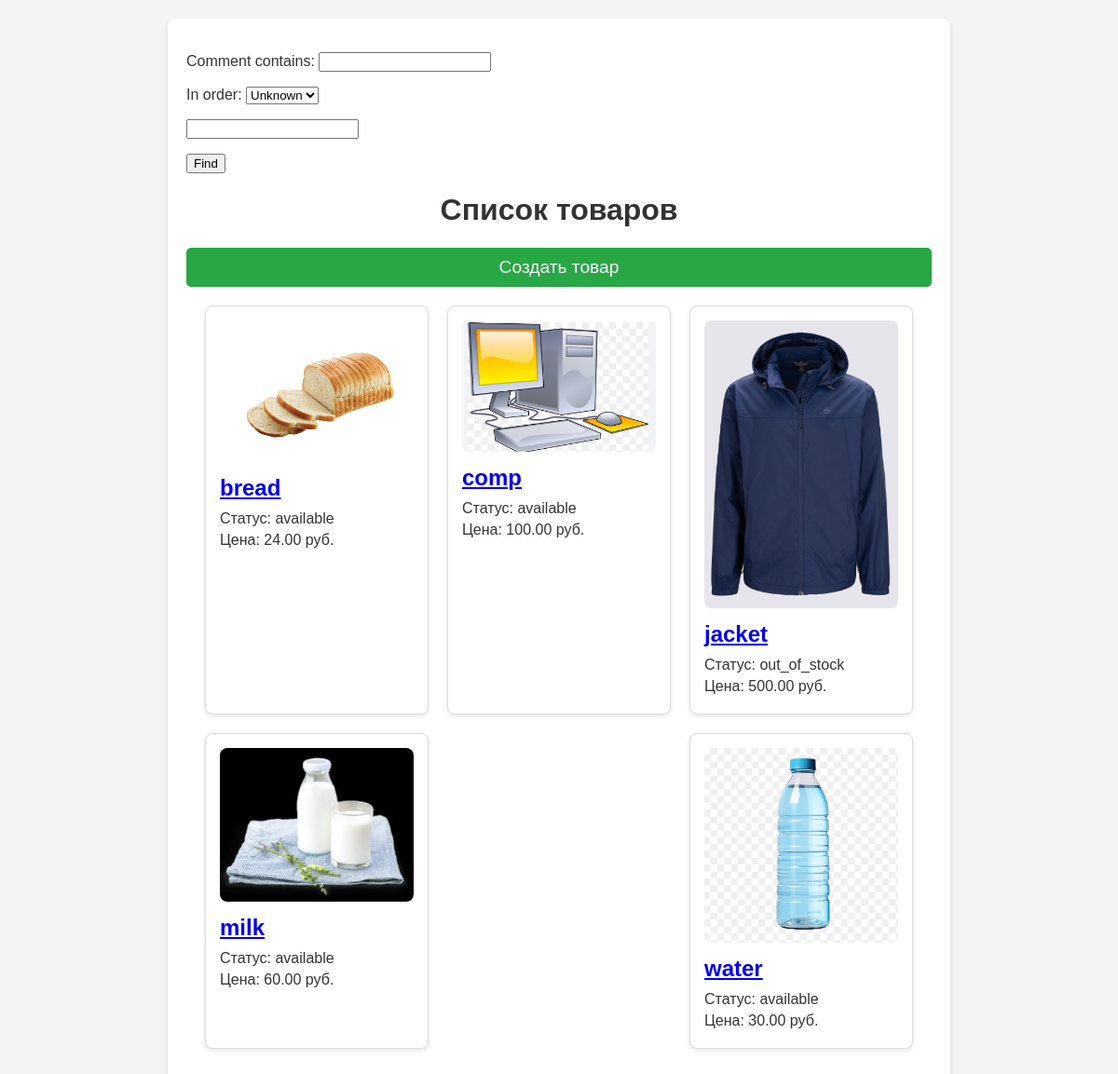
The app's page /produce_shelf/, older data.
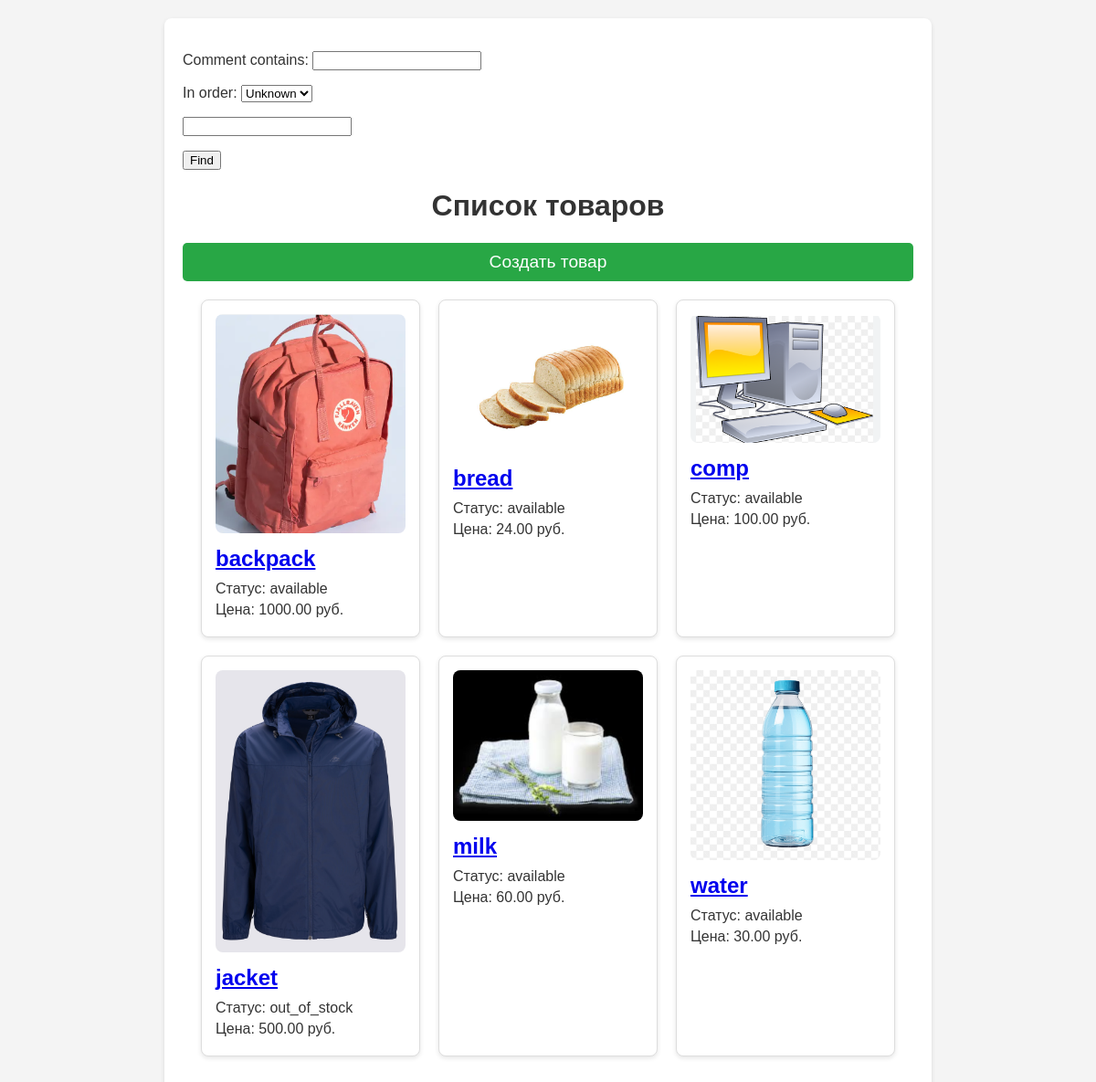
The same page, newer data.
### core/models.py (models this page shows, shortened)
class Product(models.Model):
    name = models.CharField(verbose_name='ProductName', max_length=255, blank=False)
    price = models.DecimalField(verbose_name='Price', max_digits=10, decimal_places=2, default=0.00)
    status = models.CharField(max_length=30, choices=consts.PRODUCT_STATUS, default='available')
    image = models.ImageField(upload_to='products/', verbose_name='Product Image', blank=True)
    categories = models.ManyToManyField(
        Category,
        blank=False,
        verbose_name='categories',
        related_name='product'
    )
    class Meta:
        verbose_name = 'Product'
        verbose_name_plural = 'Products'
        ordering = ['name']

### core/views.py (the view)
# urls.py: path('produce_shelf/', ProductsList.as_view(), name='produce_shelf'),
class ProductsList(FilterView):
    model = Product
    template_name = 'produce_shelf/produce_shelf.html'
    context_object_name = 'produces'
    filterset_class = filters.Product

### templates/produce_shelf/produce_shelf.html (shortened to what this page needs)
{% extends 'base.html' %}
{% block sidebar %}
    <form method="get">
    {{ filter.form.as_p }}
        <button type="submit" class="btn btn-primary">Find</button>
    </form>
{% endblock %}
{% block content %}
    <h1>Список товаров</h1>
    <a href="{% url 'produce_create' %}" class="create-button">Создать товар</a>
    <div class="product-list">
        {% for prod in produces %}
            <div class="product-card">
                {% if prod.image %}
                    <img src="{{ prod.image.url }}" alt="{{ prod.name }}">
                {% else %}
                    <p>Изображение не найдено.</p>
                {% endif %}
                <h2><a href="{% url 'produce_detail' prod.pk %}">{{ prod.name }}</a></h2>
                <p>Статус: {{ prod.status }}</p>
                <p>Цена: {{ prod.price }} руб.</p>
            </div>
        {% empty %}
            <div class="no-items">Товары отсутствуют</div>
        {% endfor %}
    </div>
{% endblock %}

Row changes from the older to the newer data that the page shows:
added Product: image (picture), name "backpack", status "available", price "1000.00"
